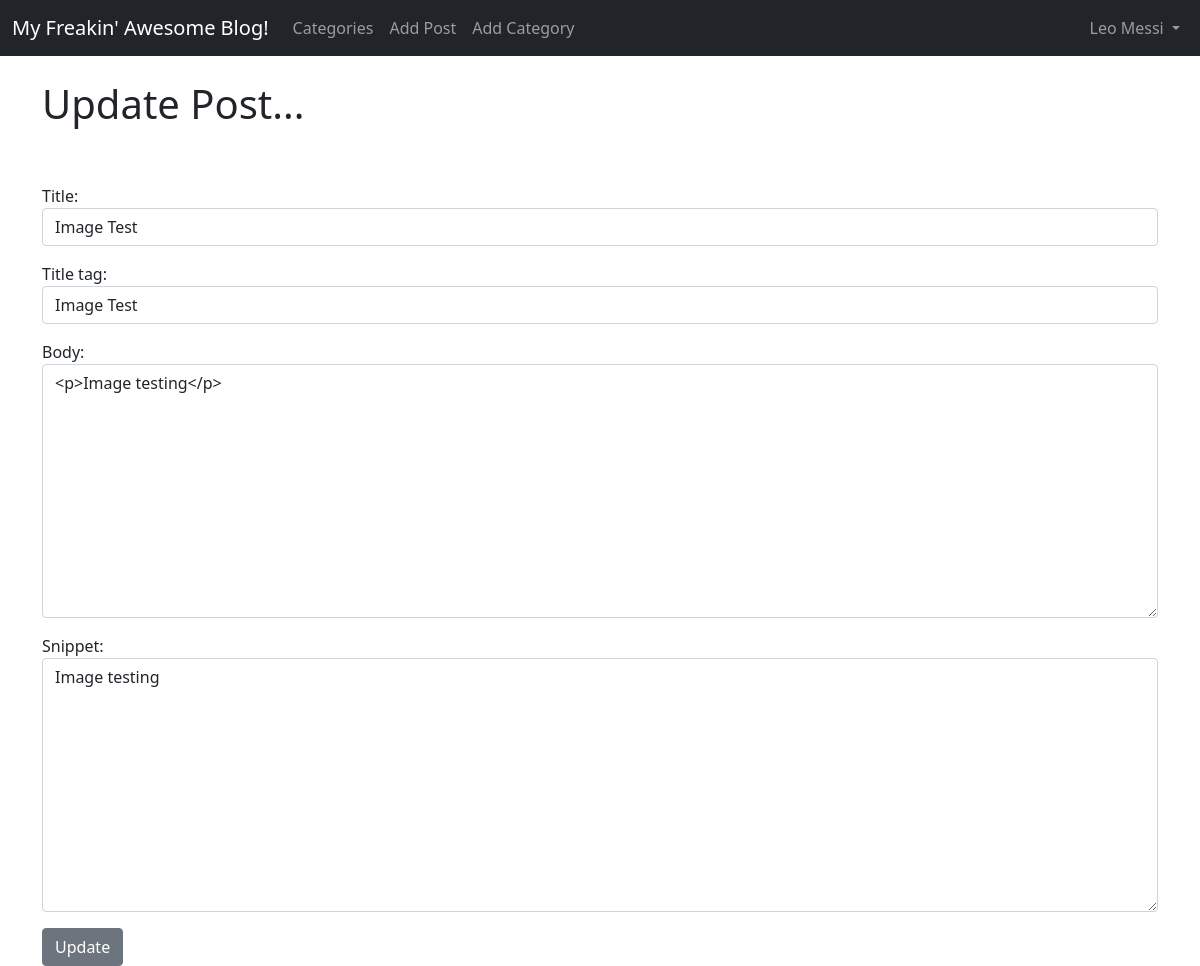
Page /article/edit/16 (signed in) on the committed database.
### theblog/models.py (models this page shows, shortened)
class Post(models.Model):
    title = models.CharField(max_length=255)
    header_image = models.ImageField(null=True, blank=True, upload_to="images/")
    title_tag = models.CharField(max_length=255)
    author = models.ForeignKey(User, on_delete=models.CASCADE)
    body = RichTextField(blank=True, null=True)
    post_date = models.DateField(auto_now_add=True)
    category = models.CharField(max_length=255, default='coding')
    snippet = models.CharField(max_length=255)
    likes = models.ManyToManyField(User, related_name='blog_post')

### theblog/views.py (the view)
# urls.py: path('article/edit/<int:pk>', UpdatePostView.as_view(), name="update_post"),
class UpdatePostView(UpdateView):
    model = Post
    template_name = 'update_post.html'
    form_class = EditForm

### theblog/forms.py
class EditForm(forms.ModelForm):
    class Meta:
        model = Post
        fields = ('title', 'title_tag', 'body', 'snippet')
        widgets = {
            'title': forms.TextInput(attrs={'class': 'form-control'}),
            'title_tag': forms.TextInput(attrs={'class': 'form-control'}),
            'body': forms.Textarea(attrs={'class': 'form-control'}),
            'snippet': forms.Textarea(attrs={'class': 'form-control'}),
        }

### theblog/templates/update_post.html (shortened to what this page needs)
{% extends 'base.html' %}
{% block content %}
{% if user.is_authenticated %}
    {% if user.id == post.author.id %}
        <h1>Update Post...</h1>
        <div class="form-group">
            <form method="POST">
                <br><br>
                {{ form.as_p }}
                <button class="btn btn-secondary">Update</button>
            </form>
        </div>
    {% else %}
        You're not allowed here!
    {% endif %}
{% else %}
You're not allowed here!
{% endif %}
{% endblock %}

### theblog/templates/base.html (shortened to what this page needs)
<!doctype html>
<html lang="en">
  <head>
    <link href="https://cdn.jsdelivr.net/npm/bootstrap@5.1.3/dist/css/bootstrap.min.css" rel="stylesheet">
  </head>
  <body>
    <nav class="navbar navbar-expand-lg navbar-dark bg-dark">
      <div class="container-fluid">
        <a class="navbar-brand" href="{% url 'home' %}">My Freakin' Awesome Blog!</a>
        <div class="collapse navbar-collapse" id="navbarSupportedContent">
          <ul class="navbar-nav me-auto mb-2 mb-lg-0">
            {% if cat_menu %}
            <li class="nav-item dropdown">
            <a class="nav-link dropdown-toggle" href="#" id="navbarDropdown" role="button" data-bs-toggle="dropdown" aria-expanded="false">
              Categories
            </a>
            <ul class="dropdown-menu" aria-labelledby="navbarDropdown">
              {% for item in cat_menu %}
              <a class="dropdown-item" href="{% url 'category' item|slugify %}">{{ item }}</a>
              {% endfor %}
            </ul>
            </li>
            {% else %}
            <li class="nav-item">
                <a class="nav-link" href="{% url 'category-list' %}">Categories</a>
            </li>
            {% endif %}
            {% if user.is_authenticated %}
              <li class="nav-item">
                <a class="nav-link" href="{% url 'add_post' %}">Add Post</a>
              </li>
              <li class="nav-item">
                <a class="nav-link" href="{% url 'add_category' %}">Add Category</a>
              </li>
            {% endif %}
          </ul>
          {% if user.is_authenticated %}
            <ul class="navbar-nav ms-auto mb-2 mb-lg-0">
              <li class="nav-item dropdown">
                <a class="nav-link dropdown-toggle" href="#" id="navbarDropdown" role="button" data-bs-toggle="dropdown" aria-expanded="false">
                  {{ user.first_name }} {{ user.last_name }}
                </a>
            </ul>
          {% endif %}
        </div>
      </div>
    </nav>
    <br>
    <div class="container">
      {% block content %}
      {% endblock %}
    </div>
  </body>
</html>

### rows in the picture
Post: title "Image Test", title_tag "Image Test", body "<p>Image testing</p>", snippet "Image testing"

### other values in the picture
{{ user.first_name }} "Leo"
{{ user.last_name }} "Messi"
